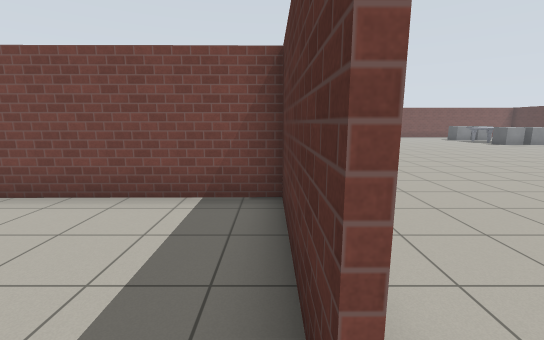
View 1 (above)

20 first-person views from a walk through a robot-simulator world made for Gazebo. The camera is 1.3 m above the floor, tilts 10° down and sees 90° across. The floor is counted in squares, 1 m on a side. Each view is taken from the middle of a square. On the plan, view 1 faces up. The plan holds only what a view shows up to about 13 squares ahead; the rest is blank. Gazebo's built-in surfaces are drawn with simple patterns.

View 2
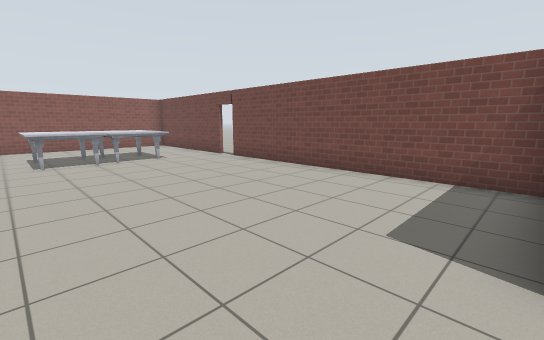

View 3
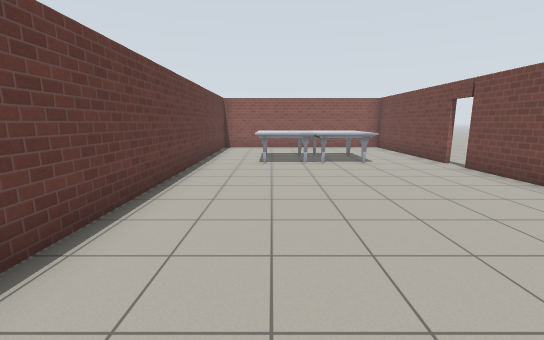

View 4
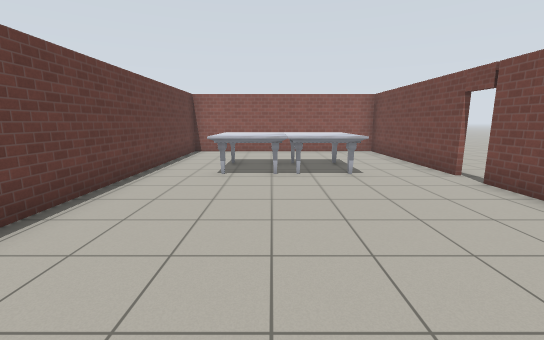

View 5
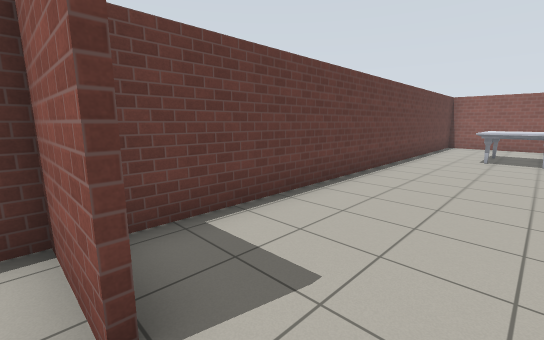

View 6
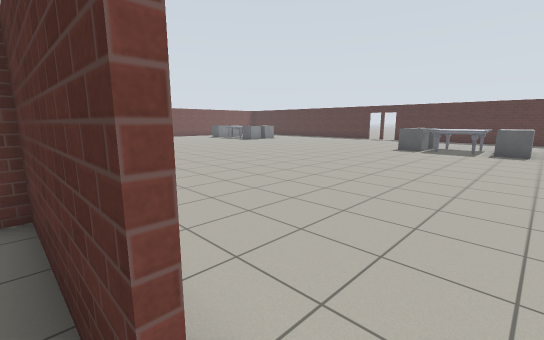

View 7
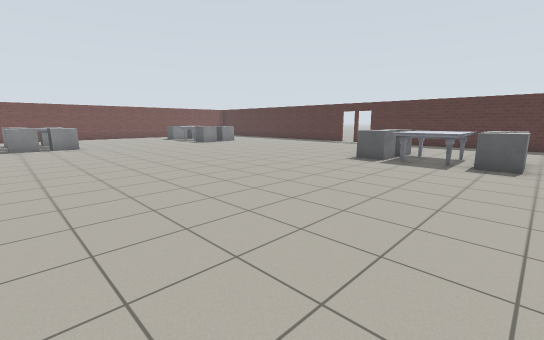

View 8
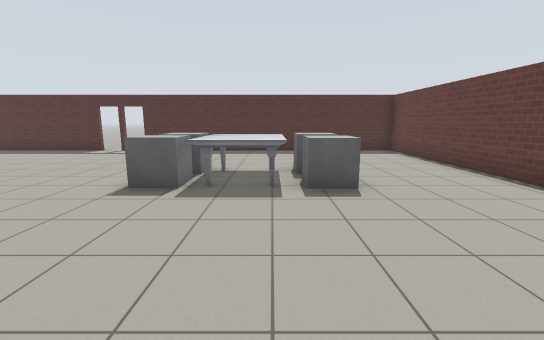

View 9
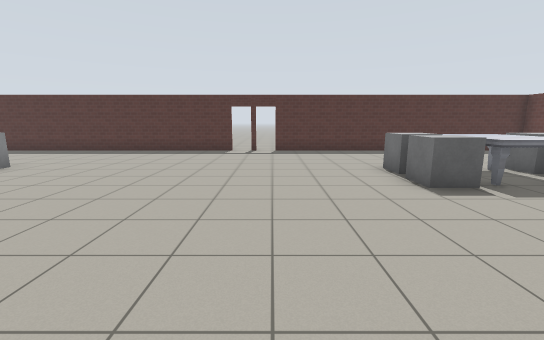

View 10
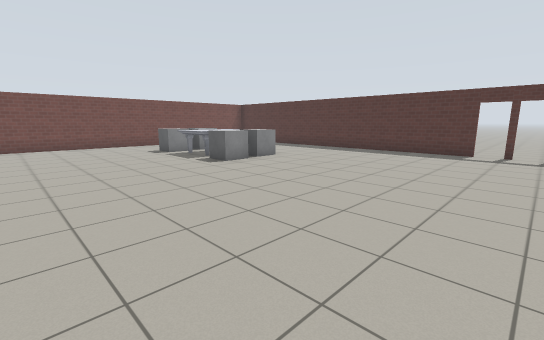

View 11
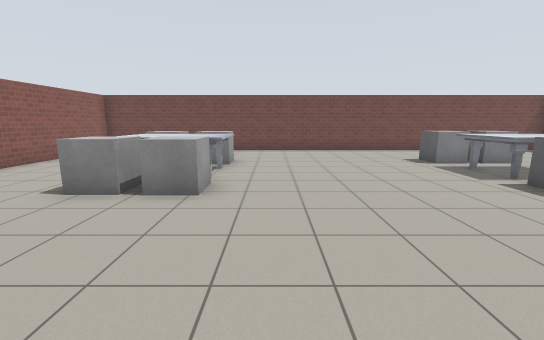

View 12
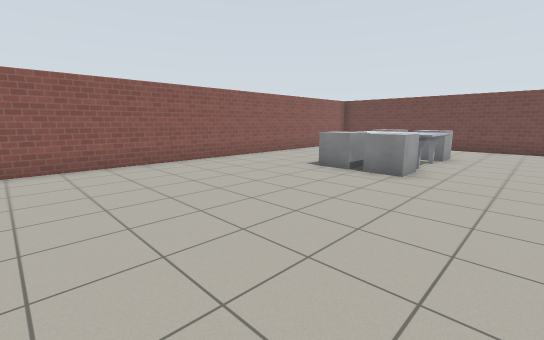

View 13
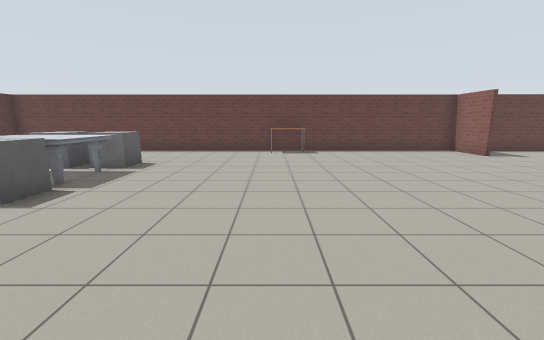

View 14
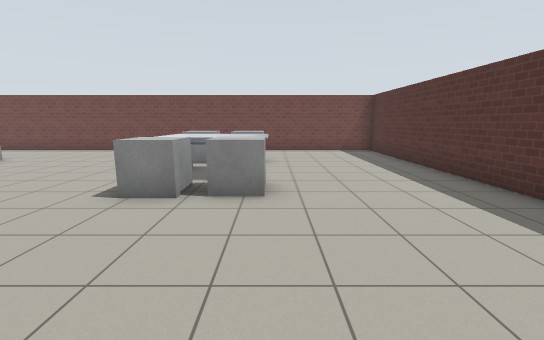

View 15
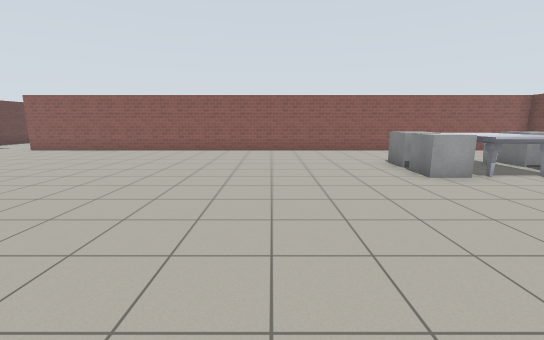

View 16
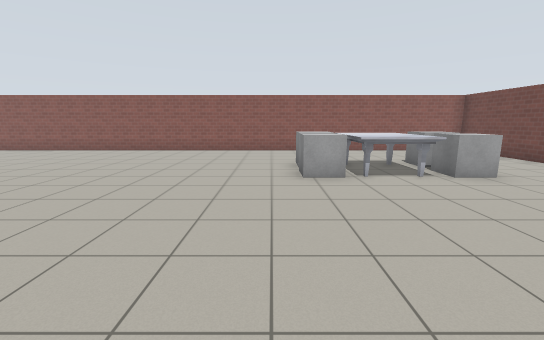

View 17
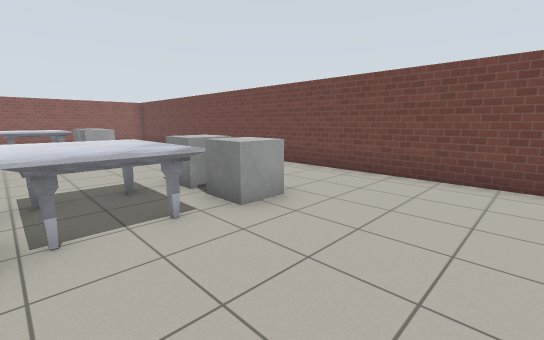

View 18
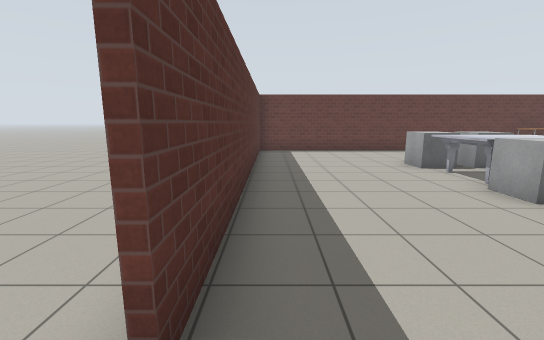

View 19
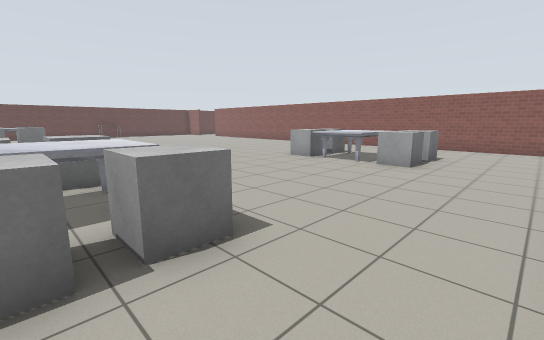

View 20
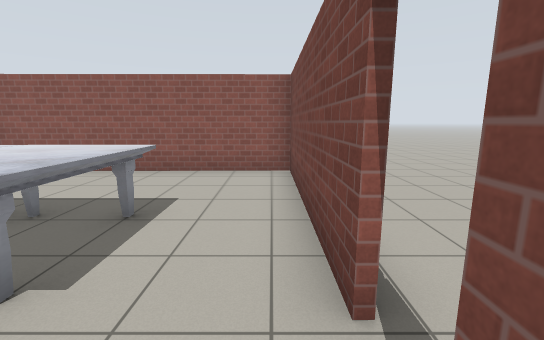

### Floor plan
Ten units are one square. View 1 is at (0, 0); x grows to the right and y downward. Boxes are objects, and circles mark ways between rooms. Rooms are numbered by the first view taken in them; rooms with no view inside come last. Other rooms are left out.
<svg viewBox="-158 -242 373 282">
<path fill="none" stroke="#000" d="M-96 -45 -153 -45 -152 35 1 34M2 -6 2 -46 -88 -45M206 -97 206 -237 4 -237 4 -8M94 33 206 33M134 35 206 35 206 -79M7 15 7 34 76 33"/>
<rect x="-125" y="-5" width="30" height="20" fill="#bbb"><title>marble table</title></rect>
<rect x="-125" y="-25" width="30" height="20" fill="#bbb"><title>marble table</title></rect>
<rect x="35" y="-175" width="20" height="20" fill="#bbb"><title>grey box</title></rect>
<rect x="35" y="-205" width="20" height="20" fill="#bbb"><title>grey box</title></rect>
<rect x="45" y="-185" width="30" height="10" fill="#bbb"><title>marble table</title></rect>
<rect x="55" y="-175" width="20" height="20" fill="#bbb"><title>grey box</title></rect>
<rect x="55" y="-205" width="10" height="20" fill="#bbb"><title>grey box</title></rect>
<rect x="125" y="-15" width="20" height="10" fill="#bbb"><title>grey box</title></rect>
<rect x="125" y="-35" width="40" height="20" fill="#bbb"><title>marble table</title></rect>
<rect x="125" y="-205" width="20" height="10" fill="#bbb"><title>grey box</title></rect>
<rect x="135" y="-55" width="10" height="20" fill="#bbb"><title>grey box</title></rect>
<rect x="135" y="-175" width="10" height="20" fill="#bbb"><title>grey box</title></rect>
<rect x="135" y="-195" width="30" height="20" fill="#bbb"><title>marble table</title></rect>
<rect x="145" y="-15" width="20" height="10" fill="#bbb"><title>grey box</title></rect>
<rect x="145" y="-55" width="20" height="20" fill="#bbb"><title>grey box</title></rect>
<rect x="145" y="-175" width="20" height="20" fill="#bbb"><title>grey box</title></rect>
<rect x="145" y="-205" width="10" height="10" fill="#bbb"><title>grey box</title></rect>
<circle cx="10" cy="5" r="3" fill="#2a7"/>
<text x="-70" y="-10">1</text>
<text x="110" y="-110">2</text>
</svg>
Room 1 opens to room 2.

Where each view was taken, in squares from view 1:
view 1: 0 up, 0 right, facing up
view 2: 2 down, 0 right, facing up-left
view 3: 1 down, 1 left, facing left
view 4: 0 up, 3 left, facing left
view 5: 0 up, 1 right, facing down-left
view 6: 0 up, 0 right, facing up-right
view 7: 0 up, 4 right, facing up-right
view 8: 2 up, 8 right, facing right
view 9: 8 up, 8 right, facing right
view 10: 8 up, 8 right, facing up-right
view 11: 11 up, 8 right, facing up
view 12: 9 up, 9 right, facing up-left
view 13: 9 up, 9 right, facing down
view 14: 11 up, 16 right, facing up
view 15: 12 up, 13 right, facing left
view 16: 15 up, 13 right, facing left
view 17: 17 up, 19 right, facing up-left
view 18: 9 up, 20 right, facing down
view 19: 23 up, 15 right, facing down-left
view 20: 4 up, 8 left, facing left
